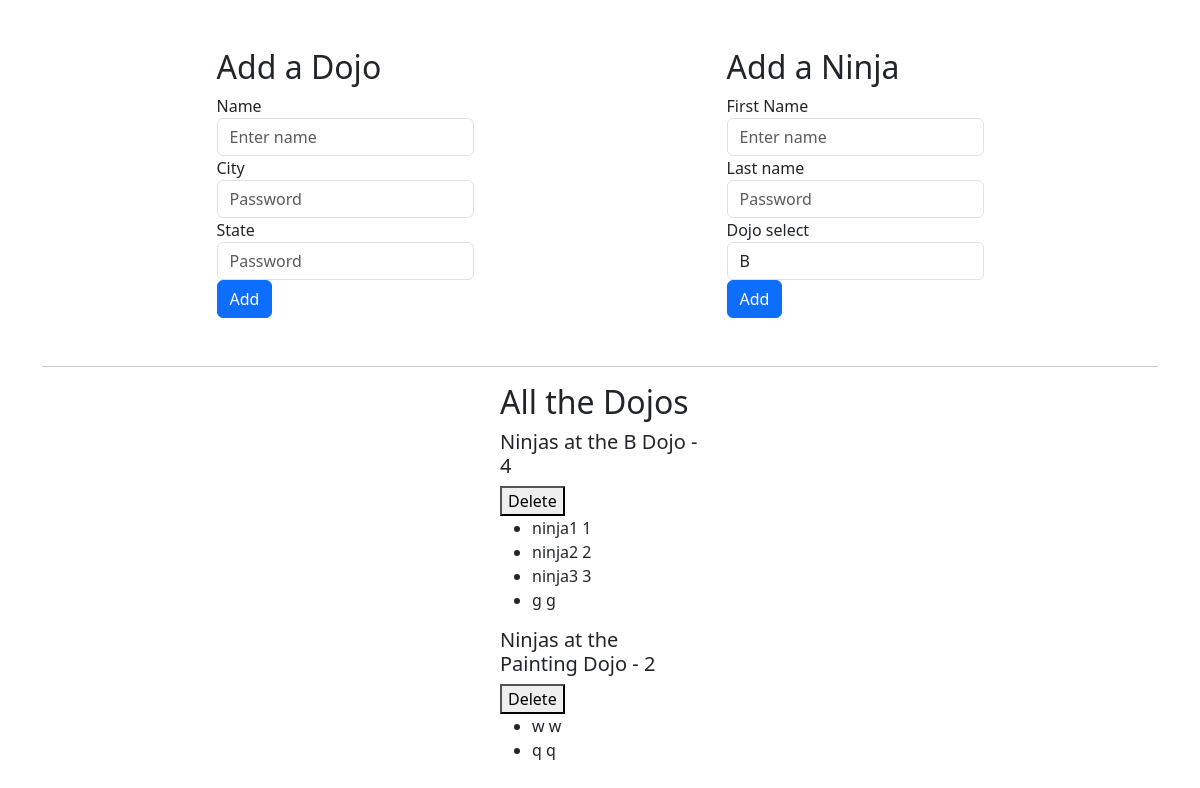
The page / on the database its author committed.
### dojo_ninjas_app/models.py (models this page shows, shortened)
class Dojo(models.Model):
    name = models.CharField()
    city = models.CharField()
    state = models.CharField()
    desc=models.CharField()
    created_at=models.DateTimeField(auto_now_add=True)
    updated_at=models.DateTimeField(auto_now=True)

class Ninja(models.Model):
    first_name = models.CharField()
    last_name = models.CharField()
    dojo = models.ForeignKey(Dojo , related_name="ninjas" , on_delete=models.CASCADE)
    created_at=models.DateTimeField(auto_now_add=True)
    updated_at=models.DateTimeField(auto_now=True)

### dojo_ninjas_app/views.py (the view)
# urls.py: path('' , views.index ,name='index'),
def index(request):
    context= {
        "dojos" :Dojo.objects.all(),
        "ninjas": Ninja.objects.all()
    }
    return render(request , 'dojo_ninjas_app/index.html' , context)

### dojo_ninjas_app/templates/dojo_ninjas_app/index.html (shortened to what this page needs)
<!DOCTYPE html>
<html lang="en">
<head>
    <link href="https://cdn.jsdelivr.net/npm/bootstrap@5.3.8/dist/css/bootstrap.min.css" rel="stylesheet">
</head>
<body>
    <div class="container">
        <div class="d-flex justify-content-around align-items-center m-5">
            <div>
        <h2>Add a Dojo</h2>
        <form action="create_dojo" method="POST">
            <div class="form-group">
                <label for="name">Name</label>
                <input type="text" class="form-control" name="name" id="name" aria-describedby="emailHelp" placeholder="Enter name">
            </div>
            <div class="form-group">
                <label for="city">City</label>
                <input type="text" class="form-control" name="city" id="exampleInputPassword1" placeholder="Password">
            </div>
            <div class="form-group">
                <label for="state">State</label>
                <input type="text" class="form-control" name="state" id="exampleInputPassword1" placeholder="Password">
            </div>
            <button type="submit" class="btn btn-primary">Add</button>
        </form>
        </div>
        <div>
            <h2>Add a Ninja</h2>
            <form action="create_ninja" method="POST">
            <div class="form-group">
                <label for="first_name">First Name</label>
                <input type="text" class="form-control" name="first_name" id="first_name" aria-describedby="emailHelp" placeholder="Enter name">
            </div>
            <div class="form-group">
                <label for="last_name">Last name</label>
                <input type="text" class="form-control" name="last_name" id="exampleInputPassword1" placeholder="Password">
            </div>
            <div class="form-group">
                <label for="dojo">Dojo select</label>
                <select class="form-control" name="dojo" id="exampleFormControlSelect1">
                    {% for dojo in dojos %}
                    <option value="{{ dojo.id }}">{{dojo.name}}</option>
                    {% endfor %}
                </select>
            </div>
            <button type="submit" class="btn btn-primary">Add</button>
        </form>
        </div>
        </div>
        <hr>
        <div class="mx-auto" style="width: 200px;">
            <h2>All the Dojos</h2>
            {% for dojo in dojos%}
            <h5>Ninjas at the {{dojo.name}} Dojo - {{dojo.ninjas.count}} </h5>
            <form action="{% url 'delete_dojo' dojo.id %}" method="POST">
                <button>Delete</button>
            </form>
            <ul>
                {% for ninja in dojo.ninjas.all %}
                <li>{{ninja.first_name}} {{ninja.last_name}}</li>
                {% endfor %}
            </ul>
            {% endfor %}
        </div>
    </div>
</body>
</html>

### rows shown on the page
Dojo: name "B", ninjas.count "4"
Ninja: first_name "ninja1", last_name "1"
Ninja: first_name "ninja2", last_name "2"
Ninja: first_name "ninja3", last_name "3"
Ninja: first_name "g", last_name "g"
Dojo: name "Painting", ninjas.count "2"
Ninja: first_name "w", last_name "w"
Ninja: first_name "q", last_name "q"

### other values the page prints
form field dojo "B"
